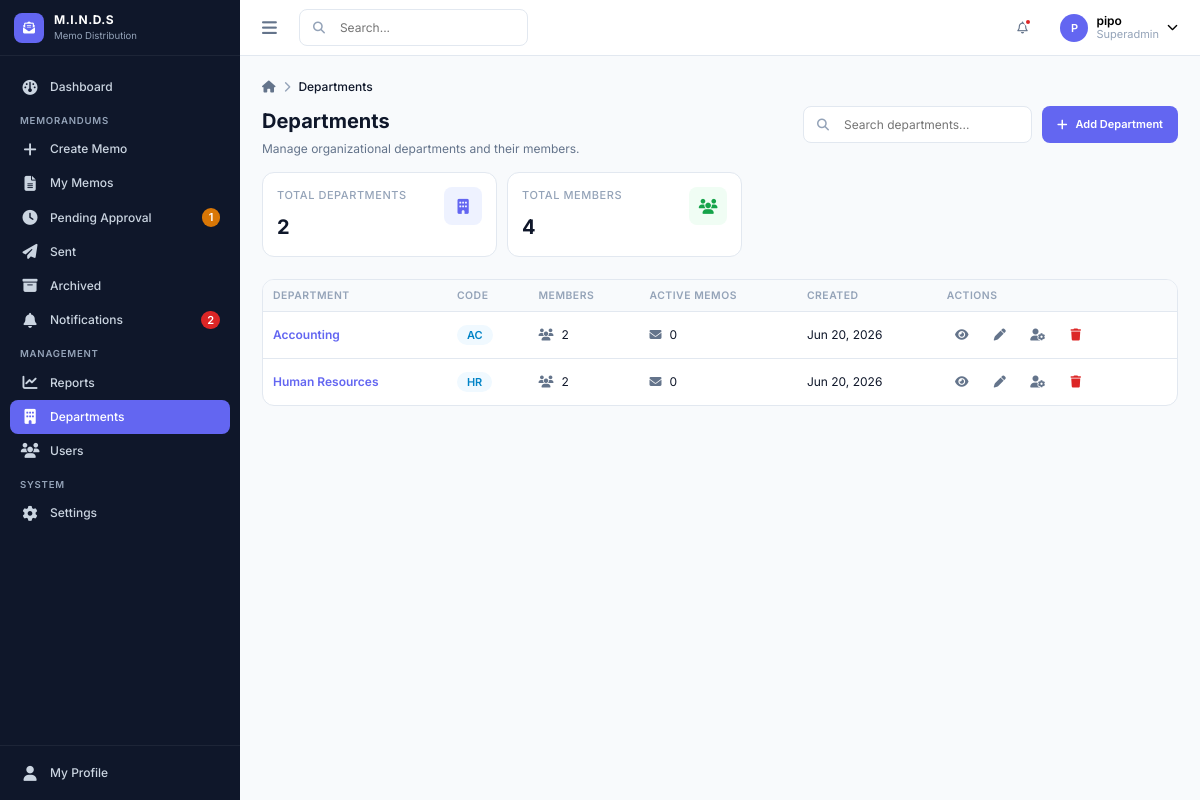
The page /departments/ (signed in) on the database its author committed.
### accounts/models.py (models this page shows, shortened)
class User(AbstractUser):
    class Role(models.TextChoices):
        SUPERADMIN = "superadmin", "Superadmin"
        ADMIN      = "admin",      "Admin"
        STAFF      = "staff",      "Staff"
    role = models.CharField(max_length=20, choices=Role.choices, default=Role.STAFF)
    department = models.ForeignKey(
        "departments.Department",
        on_delete=models.SET_NULL,
        null=True, blank=True,
        related_name="members",
    )
    @property
    def is_superadmin(self):
        return self.role == self.Role.SUPERADMIN
    def can_send_directly(self):
        return self.role in (self.Role.SUPERADMIN, self.Role.ADMIN)
    def can_manage_departments(self):
        return self.role == self.Role.SUPERADMIN

### departments/models.py (models this page shows, shortened)
class Department(models.Model):
    name = models.CharField(max_length=150, unique=True)
    code = models.CharField(max_length=20, unique=True)
    description = models.TextField(blank=True)
    created_at = models.DateTimeField(auto_now_add=True)
    class Meta:
        ordering = ["name"]
    @property
    def member_count(self):
        return self.members.count()
    @property
    def active_memo_count(self):
        return self.memorandums.exclude(status="archived").count()

### departments/views.py (the view)
# urls.py: path("", views.DepartmentListView.as_view(), name="list"),
class DepartmentListView(LoginRequiredMixin, SuperadminRequiredMixin, ListView):
    model = Department
    template_name = "departments/department_list.html"
    context_object_name = "departments"
    paginate_by = 15
    def get_queryset(self):
        qs = Department.objects.all()
        q = self.request.GET.get("q")
        if q:
            qs = qs.filter(name__icontains=q) | qs.filter(code__icontains=q)
        return qs.order_by("name")
    def get_context_data(self, **kwargs):
        context = super().get_context_data(**kwargs)
        from accounts.models import User
        context.update({
            "page_title": "Departments",
            "page_subtitle": "Manage organizational departments and their members.",
            "breadcrumbs": [{"label": "Departments"}],
            "total_departments": Department.objects.count(),
            "total_members": User.objects.filter(department__isnull=False, is_active=True).count(),
        })
        return context

### core/context_processors.py (called while the page is built, shortened)
def global_counts(request):
    if not request.user.is_authenticated:
        return {}
    user = request.user
    data = {
        "unread_notif_count": Notification.objects.for_user(user).unread().count(),
        "recent_notifications": (
            Notification.objects.for_user(user).select_related("memo")[:6]
        ),
    }
    if user.can_send_directly():
        data["pending_count"] = Memorandum.objects.visible_to(user).pending_approval().count()
        data["draft_count"] = (
            Memorandum.objects.filter(created_by=user, status="draft").count()
        )
    return data

### core/permissions.py (called while the page is built)
    def test_func(self):
        user = self.request.user
        return user.is_authenticated and user.role in self.allowed_roles

### memos/models.py (called while the page is built, shortened)
    def visible_to(self, user):
        from django.db.models import Q
        if user.is_superadmin:
            return self

    def pending_approval(self):
        return self.filter(status=Memorandum.Status.PENDING)

### notifications/models.py (called while the page is built)
    def unread(self):
        return self.filter(is_read=False)

    def for_user(self, user):
        from memos.models import Memorandum
        return self.filter(
        user=user,
        memo__in=Memorandum.objects.visible_to(user)
    )

### departments/templates/departments/department_list.html (shortened to what this page needs)
{% extends "base.html" %}
{% block breadcrumb %}{% include "partials/breadcrumb.html" %}{% endblock %}
{% block content %}
<div class="page-header">
    <div><h1>Departments</h1><p>Manage organizational departments and their members.</p></div>
    <div class="page-header-actions">
        {% include "partials/search_bar.html" with placeholder="Search departments..." %}
        <a href="{% url 'departments:create' %}" class="btn btn-primary"><i class="fa-solid fa-plus"></i> Add Department</a>
    </div>
</div>
<div class="stats-grid" style="grid-template-columns:repeat(2,1fr);max-width:480px;margin-bottom:var(--space-6);">
    {% include "partials/stats_card.html" with label="Total Departments" value=total_departments icon="building" color="primary" %}
    {% include "partials/stats_card.html" with label="Total Members" value=total_members icon="users" color="success" %}
</div>
<div class="table-wrapper">
    {% if departments %}
    <table class="data-table">
        <thead>
            <tr><th>Department</th><th>Code</th><th>Members</th><th>Active Memos</th><th>Created</th><th>Actions</th></tr>
        </thead>
        <tbody>
            {% for dept in departments %}
            <tr>
                <td data-label="Department">
                    <a href="{% url 'departments:detail' dept.pk %}" class="font-semibold" style="color:var(--color-primary);">{{ dept.name }}</a>
                </td>
                <td data-label="Code"><span class="badge badge-draft">{{ dept.code }}</span></td>
                <td data-label="Members"><div class="flex items-center gap-2"><i class="fa-solid fa-users text-muted"></i>{{ dept.member_count }}</div></td>
                <td data-label="Active Memos"><div class="flex items-center gap-2"><i class="fa-solid fa-envelope text-muted"></i>{{ dept.active_memo_count }}</div></td>
                <td data-label="Created">{{ dept.created_at|date:"M d, Y" }}</td>
                <td data-label="Actions">
                    <div class="flex items-center gap-2">
                        <a href="{% url 'departments:detail' dept.pk %}" class="btn btn-ghost btn-sm btn-icon" title="View"><i class="fa-solid fa-eye"></i></a>
                        <a href="{% url 'departments:edit' dept.pk %}" class="btn btn-ghost btn-sm btn-icon" title="Edit"><i class="fa-solid fa-pen"></i></a>
                        <a href="{% url 'departments:members' dept.pk %}" class="btn btn-ghost btn-sm btn-icon" title="Manage Members"><i class="fa-solid fa-user-gear"></i></a>
                        <button class="btn btn-ghost btn-sm btn-icon" title="Delete" data-modal-target="deleteModal-{{ dept.pk }}">
                            <i class="fa-solid fa-trash" style="color:var(--color-danger);"></i>
                        </button>
                    </div>
                </td>
            </tr>
            {% endfor %}
        </tbody>
    </table>
    {% else %}
        {% include "partials/empty_state.html" with icon="building" title="No departments yet" message="Create your first department to start organizing users and memos." action_url="/departments/create/" action_label="Add Department" %}
    {% endif %}
</div>
{% endblock %}

### core/templates/partials/topbar.html (shortened to what this page needs)
<header class="topbar">
    <div class="topbar-left">
        <button class="sidebar-toggle" id="sidebarToggle" aria-label="Toggle sidebar">
            <i class="fa-solid fa-bars"></i>
        </button>
        {% include "partials/search_bar.html" %}
    </div>
    <div class="topbar-right">
        <div class="user-menu">
            <button class="topbar-icon-btn" id="notifBellToggle" aria-label="Notifications">
                <i class="fa-regular fa-bell"></i>
                {% if unread_notif_count %}<span class="badge-dot"></span>{% endif %}
            </button>
        </div>
        <div class="user-menu">
            <button class="user-menu-trigger" id="userMenuToggle">
                <div class="user-avatar">{{ user.first_name|first|default:user.username|first|upper }}</div>
                <div class="user-menu-info hide-mobile">
                    <div class="name">{{ user.get_full_name|default:user.username }}</div>
                    <div class="role">{{ user.get_role_display }}</div>
                </div>
                <i class="fa-solid fa-chevron-down text-xs hide-mobile"></i>
            </button>
        </div>
    </div>
</header>

### core/static/css/base.css (style rules this page uses)
:root { --color-primary: #6366f1; --color-primary-hover: #4f46e5; --color-primary-light: #eef2ff; --color-sidebar-bg: #0f172a; --color-sidebar-text: #cbd5e1; --color-sidebar-text-active: #ffffff; --color-sidebar-hover: #1e293b; --color-sidebar-active-bg: #6366f1; --color-bg: #f8fafc; --color-card: #ffffff; --color-border: #e2e8f0; --color-text-primary: #0f172a; --color-text-secondary: #64748b; --color-text-muted: #94a3b8; --color-success: #16a34a; --color-success-bg: #f0fdf4; --color-warning: #d97706; --color-warning-bg: #fffbeb; --color-danger: #dc2626; --color-danger-bg: #fef2f2; --color-info: #0284c7; --color-info-bg: #f0f9ff; --color-priority-normal: #64748b; --color-priority-important: #d97706; --color-priority-urgent: #dc2626; --color-unread-bg: #eef2ff; --color-unread-dot: #6366f1; --font-family: 'Inter', -apple-system, BlinkMacSystemFont, sans-serif; --font-size-xs: 0.75rem; --font-size-sm: 0.8125rem; --font-size-base: 0.875rem; --font-size-md: 1rem; --font-size-lg: 1.125rem; --font-size-xl: 1.375rem; --font-size-2xl: 1.75rem; --font-weight-normal: 400; --font-weight-medium: 500; --font-weight-semibold: 600; --font-weight-bold: 700; --space-1: 4px; --space-2: 8px; --space-3: 12px; --space-4: 16px; --space-5: 20px; --space-6: 24px; --space-8: 32px; --space-10: 40px; --space-12: 48px; --radius-sm: 6px; --radius-md: 8px; --radius-lg: 12px; --radius-full: 9999px; --shadow-sm: 0 1px 2px 0 rgba(15,23,42,.05); --shadow-md: 0 4px 6px -1px rgba(15,23,42,.07),0 2px 4px -2px rgba(15,23,42,.05); --shadow-lg: 0 10px 15px -3px rgba(15,23,42,.08),0 4px 6px -4px rgba(15,23,42,.05); --sidebar-width: 260px; --sidebar-width-collapsed: 76px; --topbar-height: 64px; --transition-speed: 0.18s; }
*,*::before,*::after { box-sizing:border-box;margin:0;padding:0 }
html { font-size:16px }
body { font-family:var(--font-family);font-size:var(--font-size-base);color:var(--color-text-primary);background-color:var(--color-bg);line-height:1.5;-webkit-font-smoothing:antialiased }
a { color:inherit;text-decoration:none }
button { font-family:inherit;cursor:pointer }
.text-xs { font-size:var(--font-size-xs) }
.font-semibold { font-weight:var(--font-weight-semibold) }
.text-muted { color:var(--color-text-secondary) }
.flex { display:flex }
.items-center { align-items:center }
.gap-2 { gap:var(--space-2) }

### rows shown on the page
User: first_name|first "P", get_full_name "pipo", role "Superadmin"
Department: name "Accounting", code "AC", member_count "2", active_memo_count "0", created_at "Jun 20, 2026"
Department: name "Human Resources", code "HR", member_count "2", active_memo_count "0", created_at "Jun 20, 2026"

### other values the page prints
{{ pending_count }} "1"
{{ unread_notif_count }} "2"
{{ item.label }} "Departments"
{{ label }} "TOTAL DEPARTMENTS TOTAL MEMBERS"
{{ value }} "2 4"
